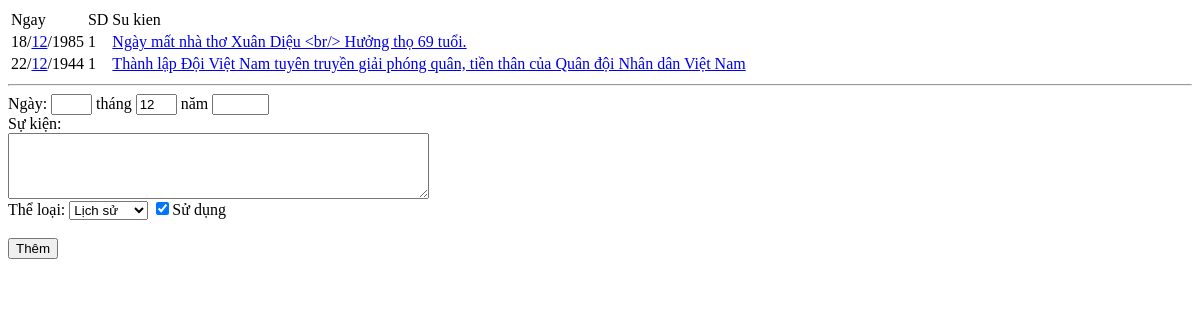
The app's page /quanli/sukien.php?thang=12, older data.
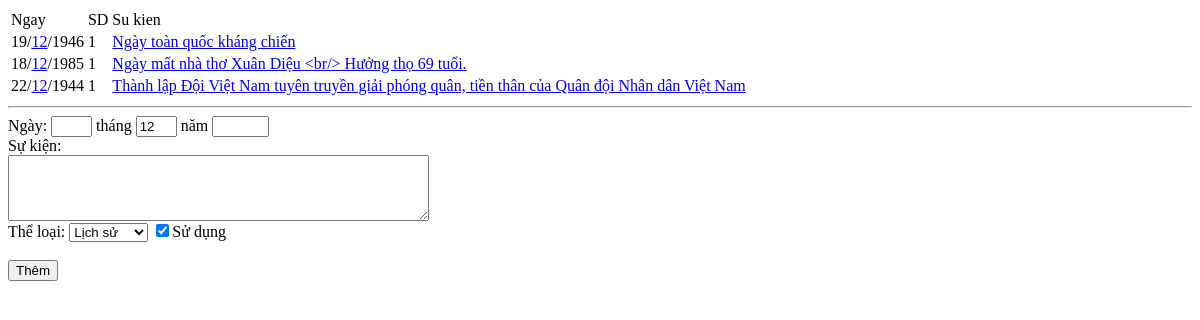
The same page, newer data.
### tables this page shows
CREATE TABLE IF NOT EXISTS `cacsukien` (
  `id` int(11) unsigned NOT NULL AUTO_INCREMENT,
  `ngay` tinyint(4) NOT NULL,
  `thang` tinyint(4) NOT NULL,
  `nam` smallint(6) NOT NULL DEFAULT '0',
  `ngaynao` date NOT NULL,
  `sukien` varchar(400) NOT NULL,
  `theloai` tinyint(1) NOT NULL DEFAULT '1',
  `luctao` datetime NOT NULL,
  `nguoilam` varchar(7) NOT NULL,
  `sudung` smallint(1) NOT NULL DEFAULT '1',
  PRIMARY KEY (`id`)
);

### quanli/sukien.php (the view, shortened to what this page needs)
<?php
require_once "config2.php";
$link = mysqli_connect($db_host, $db_user, $db_pass);
mysqli_select_db($link,$db_name);
mysqli_query($link,"SET NAMES utf8");
echo "<html><head><title>Sự kiện</title></head><body>";
$thang = isset($_GET['thang'])?$_GET['thang']:"";
$ngay = isset($_GET['ngay'])?$_GET['ngay']:"";
$dieukien="";
if ($thang) {
	$dieukien=" where thang=$thang";
}
$act="view";
$skid = isset($_GET['id'])?$_GET['id']:"";
if ($act=="delete") {
	$sql="delete from cacsukien where id=$skid;";
	$ret=mysqli_query($link,$sql);
	redirect("?".($thang?"thang=".$thang:"").($ngay?"&ngay=".$ngay:""),3);
}
else {
	if (isset($_POST['ghi'])) {
		$ngay=$_POST['ngay'];
		$thang=$_POST['thang'];
		$nam=$_POST['nam'];
		$sukien=htmlspecialchars($_POST['sukien']);
		$theloai=$_POST['loaisukien'];
		$sudung=isset($_POST['sudung']);
		$sql="insert into cacsukien (ngay,thang,nam,sukien,theloai,luctao,sudung) value ('$ngay','$thang','$nam','$sukien','$theloai',NOW(),'$sudung')";
		$ret=mysqli_query($link,$sql);
		$skid = 0;
		if ($ret) $skid=mysqli_insert_id($link);
		if ($skid) {
			echo "Đã thêm sự kiện thành công. <a href='tulieu.php?sk=$skid'>Thêm tư liệu</a> cho sự kiện này.";
		}
		redirect("sukien.php?".($thang?"thang=".$thang:"").($ngay?"&ngay=".$ngay:""),5);
	}  else {
		$sql="select * from cacsukien $dieukien order by luctao desc limit 100;";
		$ret=mysqli_query($link,$sql);
		echo "<table><tr><td>Ngay</td><td>SD</td><td>Su kien</td></tr>";
		while ($row=mysqli_fetch_array($ret)) {
			echo "<tr><td>".$row['ngay']."/<a href='sukien.php?thang=".$row['thang']."'>".$row['thang']."</a>/".$row['nam']."</td><td>".$row['sudung']."</td><td><a href='sukien.php?act=edit&id=".$row['id']."'>".$row['sukien']."</a></td></tr>";
		}
		echo "</table>";
		echo "<hr/><form action='sukien.php?".($thang?"thang=".$thang:"").($ngay?"&ngay=".$ngay:"")."' method='post'>";
		echo "Ngày: <input type='text' name='ngay' size='2' value='$ngay'> ";
		echo "tháng <input type='text' name='thang' size='2' value='$thang'> ";
		echo "năm <input type='text' name='nam' size='4'><br/>";
		echo "Sự kiện:<br/> <textarea name='sukien' cols='50' rows='4'></textarea><br/>";
		echo "Thể loại: <select name='loaisukien'>";
		$sql="select * from loaisukien";
		$ret = mysqli_query($link,$sql);
		while ($row=mysqli_fetch_array($ret)) {
			echo "<option value='".$row['id']."'>".$row['theloai']."</option>";
		}
		echo "</select>";
		echo " <input type='checkbox' name='sudung' checked>Sử dụng<br/>";
		echo "<br/><input type='submit' value='Thêm' name='ghi'>";
		echo "</form>";
	}
}
echo "</body></html>";
?>

Row changes from the older to the newer data that the page shows:
added cacsukien: ngay "19", thang "12", nam "1946", sudung "1", sukien "Ngày toàn quốc kháng chiến"
